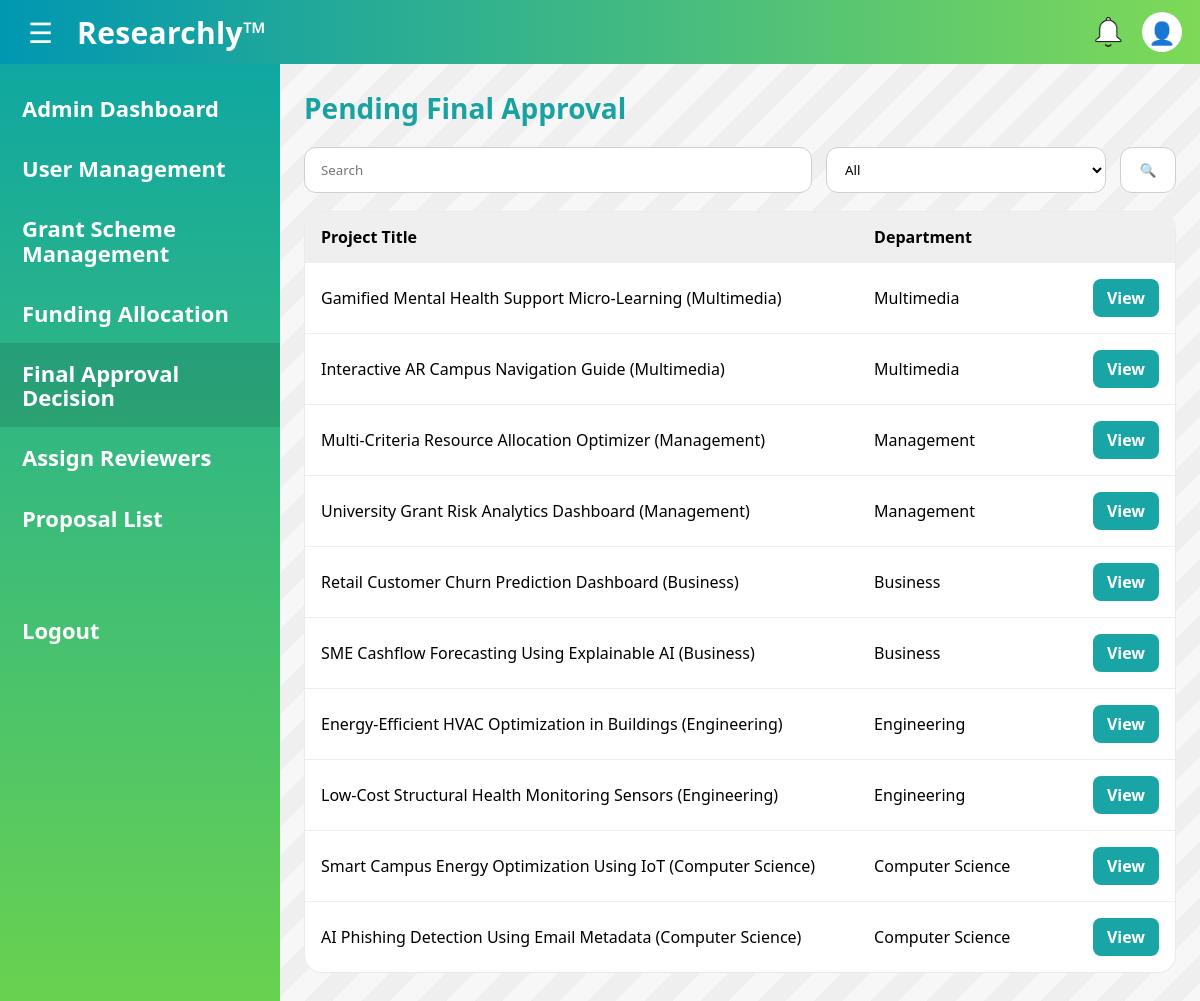
The page /admin/final-approval (signed in) on the database its author committed.
### main.py (models this page shows)
class Proposal(db.Model):
    proposal_id = db.Column(db.String(36), primary_key=True, default=lambda: str(uuid.uuid4()))
    scheme_id = db.Column(
        db.String(36),
        db.ForeignKey('grant_scheme.scheme_id'),
    )
    researcher_id = db.Column(
        db.String(36),
        db.ForeignKey('researcher.researcher_id'),
    )
    project_title = db.Column(db.String(100), nullable=False)
    abstract = db.Column(db.String(500), nullable=False)
    methodology = db.Column(db.String(500), nullable=False)
    requested_budget = db.Column(db.Integer, nullable=False)
    submission_date = db.Column(db.DateTime, nullable=False)
    proposal_status = db.Column(db.String(15), nullable=False)

class Department(db.Model):
    department_id = db.Column(db.String(36), primary_key=True, default=lambda: str(uuid.uuid4()))
    hod_id = db.Column(
        db.String(36),
        db.ForeignKey('hod.hod_id')
    )
    department_name = db.Column(db.String(50), nullable=False)
    department_description = db.Column(db.String(500), nullable=False)

### main.py (the view)
@app.route("/admin/final-approval")
@login_required
@admin_required
def admin_final_approval_list():
    q = (request.args.get("q") or "").strip()
    dept_id = (request.args.get("dept") or "ALL").strip()
    prof = get_profile(current_user.id)
    departments = Department.query.order_by(Department.department_name.asc()).all()
    query = (
        db.session.query(Proposal, Department)
        .join(GrantScheme, GrantScheme.scheme_id == Proposal.scheme_id)
        .join(Department, Department.department_id == GrantScheme.department_id)
        .outerjoin(FinalDecision, FinalDecision.proposal_id == Proposal.proposal_id)
        .filter(FinalDecision.proposal_id.is_(None))
    )
    query = query.join(HODEndorsement, HODEndorsement.proposal_id == Proposal.proposal_id)
    if dept_id != "ALL":
        query = query.filter(Department.department_id == dept_id)
    if q:
        like = f"%{q}%"
        query = query.filter(
            (Proposal.project_title.ilike(like)) |
            (Department.department_name.ilike(like))
        )
    rows = query.order_by(Proposal.submission_date.desc()).all()
    return render_template(
        "admin_final_approval_list.html",
        rows=rows,
        q=q,
        dept=dept_id,
        departments=departments,
        prof=prof
    )

### main.py (called while the page is built)
@login_manager.user_loader
def load_user(user_id):
    return User.query.get(user_id)

def get_profile(user_id: str):
    return UserProfile.query.filter_by(user_id=user_id).first()

def is_admin_user(user: User) -> bool:
    prof = get_profile(user.id)
    return bool(prof and prof.account_status == "ACTIVE" and prof.role == "ADMIN")

def admin_required(fn):
    @wraps(fn)
    def wrapper(*args, **kwargs):
        if not current_user.is_authenticated:
            return login_manager.unauthorized()
        if not is_admin_user(current_user):
            abort(403)
        return fn(*args, **kwargs)
    return wrapper

@app.context_processor
def inject_profile():
    if current_user.is_authenticated:
        return {"prof": get_profile(current_user.id)}
    return {"prof": None}

### templates/admin_final_approval_list.html (shortened to what this page needs)
<!DOCTYPE html>
<html lang="en">
<head>
  <link rel="stylesheet" href="{{ url_for('static', filename='css/admin_final_approval_list.css') }}">
  <link rel="stylesheet" href="{{ url_for('static', filename='css/colors.css') }}">
</head>
<body>
  <header class="topbar">
    <div class="left">
      <button class="hamburger" type="button" aria-label="Menu">&#9776;</button>
      <div class="brand">Researchly™</div>
    </div>
    <div class="icons">
      <span class="icon bell" title="Notifications"></span>
      <a href="{{ url_for('view_profile') }}" class="icon user" title="Profile">
        {% if prof and prof.profile_picture %}
          <img class="top-avatar"
               src="{{ url_for('static', filename='uploads/' ~ prof.profile_picture) }}"
               alt="Profile">
        {% else %}
          <span class="fallback-user">👤</span>
        {% endif %}
      </a>
    </div>
  </header>
  <main class="layout">
    <aside class="sidebar">
      <a class="side-link" href="{{ url_for('admin_dashboard') }}">Admin Dashboard</a>
      <a class="side-link" href="{{ url_for('admin_users', status='PENDING') }}">User Management</a>
      <a class="side-link" href="{{ url_for('admin_grants', status='ALL') }}">Grant Scheme<br/>Management</a>
      <a class="side-link" href="{{ url_for('admin_funding_list', dept='ALL') }}">Funding Allocation</a>
      <a class="side-link active" href="{{ url_for('admin_final_approval_list', dept='ALL') }}">
        Final Approval<br/>Decision
      </a>
      <a class="side-link" href="{{ url_for('admin_assign_reviewers', dept='ALL') }}">Assign Reviewers</a>
      <a class="side-link" href="#">Proposal List</a>
      <div class="side-spacer"></div>
      <a class="side-link logout" href="{{ url_for('logout') }}">Logout</a>
    </aside>
    <section class="content">
      <div class="page-wrap">
        <h2 class="title">Pending Final Approval</h2>
        <form class="toolbar" method="GET" action="{{ url_for('admin_final_approval_list') }}">
          <input class="search" type="text" name="q" value="{{ q or '' }}" placeholder="Search">
          <select class="filter" name="dept">
            <option value="ALL" {{ 'selected' if dept=='ALL' else '' }}>All</option>
          </select>
          <button class="btn-go" type="submit" aria-label="Search">🔍</button>
        </form>
        <div class="card">
          <table class="table">
            <thead>
              <tr>
                <th>Project Title</th>
                <th>Department</th>
                <th style="width:140px;"></th>
              </tr>
            </thead>
            <tbody>
              {% for proposal, dept_obj in rows %}
                <tr>
                  <td>{{ proposal.project_title }}</td>
                  <td>{{ dept_obj.department_name if dept_obj else '-' }}</td>
                  <td class="actions">
                    <a class="btn" href="{{ url_for('admin_final_approval_detail', proposal_id=proposal.proposal_id) }}">
                      View
                    </a>
                  </td>
                </tr>
              {% else %}
                <tr><td class="empty" colspan="3">No proposals found.</td></tr>
              {% endfor %}
            </tbody>
          </table>
        </div>
      </div>
    </section>
  </main>
</body>
</html>

### static/css/admin_final_approval_list.css (style rules this page uses)
* { box-sizing: border-box; font-family: "Segoe UI", Arial, sans-serif; }
body { margin: 0; min-height: 100vh; background: #f7f7f7; }
.topbar { height: 64px; padding: 0 18px; display: flex; align-items: center; justify-content: space-between; background: linear-gradient(90deg, var(--accent-2), var(--accent-1)); color: #fff; }
.topbar .left { display: flex; align-items: center; gap: 14px; }
.hamburger { border: none; background: transparent; color: #fff; font-size: 28px; cursor: pointer; padding: 6px 10px; border-radius: 10px; }
.brand { font-size: 30px; font-weight: 800; letter-spacing: 0.3px; }
.icons { display: flex; gap: 14px; align-items: center; }
.icon { width: 40px; height: 40px; display: inline-block; position: relative; }
.icon.bell { background-image: url('../img/white_bell.png'); background-size: contain; background-repeat: no-repeat; background-position: center; }
.icon.user { width: 40px; height: 40px; border-radius: 50%; overflow: hidden; display: inline-flex; align-items: center; justify-content: center; background: #fff; text-decoration: none; flex: 0 0 40px; }
.icon.user .fallback-user { font-size: 22px; line-height: 1; }
.layout { display: grid; grid-template-columns: 280px 1fr; min-height: calc(100vh - 64px); }
.sidebar { background: linear-gradient(180deg, #0fa7a1, #6bd24f); padding: 14px 0; color: #fff; }
.side-link { display: block; padding: 18px 22px; color: #fff; text-decoration: none; font-weight: 700; font-size: 22px; line-height: 1.1; }
.side-link.active { background: rgba(0,0,0,0.12); }
.side-spacer { height: 40px; }
.side-link.logout { margin-top: 12px; }
.content { padding: 5px 24px 40px; background: repeating-linear-gradient( 135deg, rgba(0,0,0,0.03) 0, rgba(0,0,0,0.03) 20px, rgba(255,255,255,0.0) 20px, rgba(255,255,255,0.0) 40px ); }
.page-wrap { max-width: 1100px; margin: 0 auto; }
.title { margin: 20px 0 20px; font-size: 28px; font-weight: 900; color: #1aa2a2; }
.toolbar { display: grid; grid-template-columns: 1fr 280px 56px; gap: 14px; align-items: center; margin: 10px 0 18px; width: 100%; }
.search { height: 46px; width: 100%; padding: 0 16px; border: 1px solid #cfcfcf; border-radius: 12px; background: #fff; outline: none; }
.filter { height: 46px; width: 100%; padding: 0 14px; border: 1px solid #cfcfcf; border-radius: 12px; background: #fff; cursor: pointer; }
.btn-go { height: 46px; width: 56px; border: 1px solid #cfcfcf; border-radius: 12px; background: #fff; cursor: pointer; display: grid; place-items: center; }
.card { background: #fff; border-radius: 18px; border: 1px solid rgba(0,0,0,0.08); overflow: hidden; }
.table { width: 100%; border-collapse: collapse; }
.table thead th { text-align: left; padding: 14px 16px; background: #efefef; font-weight: 900; }
.table tbody td { padding: 16px; border-top: 1px solid #eee; }
.actions { text-align: right; }
.btn { display: inline-block; background: #19a5a5; color: #fff; text-decoration: none; font-weight: 900; padding: 8px 14px; border-radius: 8px; }

### static/css/colors.css (style rules this page uses)
:root { --accent-1: #7ed957; --accent-2: #0097b2; --font-1: #28a5a8; }

### rows shown on the page
Proposal: project_title "Gamified Mental Health Support Micro-Learning (Multimedia)", department_name "Multimedia"
Proposal: project_title "Interactive AR Campus Navigation Guide (Multimedia)", department_name "Multimedia"
Proposal: project_title "Multi-Criteria Resource Allocation Optimizer (Management)", department_name "Management"
Proposal: project_title "University Grant Risk Analytics Dashboard (Management)", department_name "Management"
Proposal: project_title "Retail Customer Churn Prediction Dashboard (Business)", department_name "Business"
Proposal: project_title "SME Cashflow Forecasting Using Explainable AI (Business)", department_name "Business"
Proposal: project_title "Energy-Efficient HVAC Optimization in Buildings (Engineering)", department_name "Engineering"
Proposal: project_title "Low-Cost Structural Health Monitoring Sensors (Engineering)", department_name "Engineering"
Proposal: project_title "Smart Campus Energy Optimization Using IoT (Computer Science)", department_name "Computer Science"
Proposal: project_title "AI Phishing Detection Using Email Metadata (Computer Science)", department_name "Computer Science"
